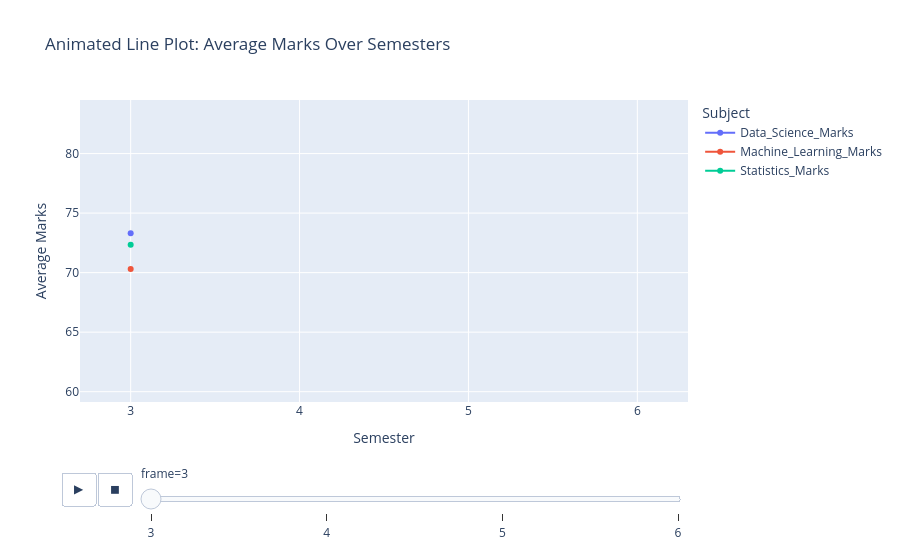

The notebook cell this image was saved under:
### Markdown cell above
3. Animated Line Plot – Average marks over semesters

### Code cell
df_melt = df.melt(
    id_vars=["Semester"],
    value_vars=["Statistics_Marks", "Data_Science_Marks", "Machine_Learning_Marks"],
    var_name="Subject", value_name="Marks"
) # Melt marks columns to long format

# Average marks per semester per subject
avg_marks = df_melt.groupby(["Semester", "Subject"])["Marks"].mean().reset_index()

# Build cumulative frames: frame N shows semesters 1 … N so the line grows
semesters = sorted(avg_marks["Semester"].unique())
frames_data = []
for sem in semesters:
    subset = avg_marks[avg_marks["Semester"] <= sem].copy()
    subset["frame"] = sem
    frames_data.append(subset)

df_animated = pd.concat(frames_data, ignore_index=True)

fig = px.line(
    df_animated, x="Semester", y="Marks", color="Subject", animation_frame="frame",
    markers=True,
    title="Animated Line Plot: Average Marks Over Semesters",
    range_x=[semesters[0] - 0.3, semesters[-1] + 0.3],
    range_y=[avg_marks["Marks"].min() - 5, avg_marks["Marks"].max() + 5],
    labels={"Marks": "Average Marks", "Semester": "Semester"}
)

fig.update_layout(
    xaxis=dict(tickmode="linear", dtick=1),
    legend_title="Subject"
)

fig.show()

### Figure 1 — Plotly figure (JSON) as saved in the notebook; plotly's stock layout.template omitted (floating-point values rounded to 4 significant figures)
{"data": [{"hovertemplate": "Subject=Data_Science_Marks<br>frame=3<br>Semester=%{x}<br>Average Marks=%{y}<extra></extra>", "legendgroup": "Data_Science_Marks", "line": {"color": "#636efa", "dash": "solid"}, "marker": {"symbol": "circle"}, "mode": "lines+markers", "name": "Data_Science_Marks", "orientation": "v", "showlegend": true, "type": "scatter", "x": [3], "xaxis": "x", "y": [73.31], "yaxis": "y"}, {"hovertemplate": "Subject=Machine_Learning_Marks<br>frame=3<br>Semester=%{x}<br>Average Marks=%{y}<extra></extra>", "legendgroup": "Machine_Learning_Marks", "line": {"color": "#EF553B", "dash": "solid"}, "marker": {"symbol": "circle"}, "mode": "lines+markers", "name": "Machine_Learning_Marks", "orientation": "v", "showlegend": true, "type": "scatter", "x": [3], "xaxis": "x", "y": [70.31], "yaxis": "y"}, {"hovertemplate": "Subject=Statistics_Marks<br>frame=3<br>Semester=%{x}<br>Average Marks=%{y}<extra></extra>", "legendgroup": "Statistics_Marks", "line": {"color": "#00cc96", "dash": "solid"}, "marker": {"symbol": "circle"}, "mode": "lines+markers", "name": "Statistics_Marks", "orientation": "v", "showlegend": true, "type": "scatter", "x": [3], "xaxis": "x", "y": [72.35], "yaxis": "y"}], "layout": {"legend": {"title": {"text": "Subject"}, "tracegroupgap": 0}, "sliders": [{"active": 0, "currentvalue": {"prefix": "frame="}, "len": 0.9, "pad": {"b": 10, "t": 60}, "steps": [{"args": [["3"], {"frame": {"duration": 0, "redraw": false}, "fromcurrent": true, "mode": "immediate", "transition": {"duration": 0, "easing": "linear"}}], "label": "3", "method": "animate"}, {"args": [["4"], {"frame": {"duration": 0, "redraw": false}, "fromcurrent": true, "mode": "immediate", "transition": {"duration": 0, "easing": "linear"}}], "label": "4", "method": "animate"}, {"args": [["5"], {"frame": {"duration": 0, "redraw": false}, "fromcurrent": true, "mode": "immediate", "transition": {"duration": 0, "easing": "linear"}}], "label": "5", "method": "animate"}, {"args": [["6"], {"frame": {"duration": 0, "redraw": false}, "fromcurrent": true, "mode": "immediate", "transition": {"duration": 0, "easing": "linear"}}], "label": "6", "method": "animate"}], "x": 0.1, "xanchor": "left", "y": 0, "yanchor": "top"}], "title": {"text": "Animated Line Plot: Average Marks Over Semesters"}, "updatemenus": [{"buttons": [{"args": [null, {"frame": {"duration": 500, "redraw": false}, "fromcurrent": true, "mode": "immediate", "transition": {"duration": 500, "easing": "linear"}}], "label": "&#9654;", "method": "animate"}, {"args": [[null], {"frame": {"duration": 0, "redraw": false}, "fromcurrent": true, "mode": "immediate", "transition": {"duration": 0, "easing": "linear"}}], "label": "&#9724;", "method": "animate"}], "direction": "left", "pad": {"r": 10, "t": 70}, "showactive": false, "type": "buttons", "x": 0.1, "xanchor": "right", "y": 0, "yanchor": "top"}], "xaxis": {"anchor": "y", "domain": [0, 1], "dtick": 1, "range": [2.7, 6.3], "tickmode": "linear", "title": {"text": "Semester"}}, "yaxis": {"anchor": "x", "domain": [0, 1], "range": [59.13, 84.5], "title": {"text": "Average Marks"}}}}
